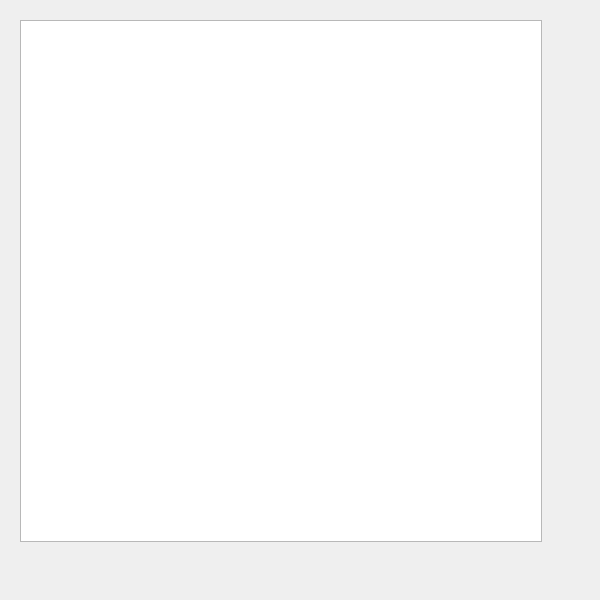
<?xml version="1.0" encoding="UTF-8"?>
<ui version="4.0">
 <class>Widget</class>
 <widget class="QWidget" name="Widget">
  <property name="geometry">
   <rect>
    <x>0</x>
    <y>0</y>
    <width>600</width>
    <height>600</height>
   </rect>
  </property>
  <property name="windowTitle">
   <string>Widget</string>
  </property>
  <widget class="QGraphicsView" name="graphicsView">
   <property name="geometry">
    <rect>
     <x>20</x>
     <y>20</y>
     <width>522</width>
     <height>522</height>
    </rect>
   </property>
  </widget>
 </widget>
 <resources/>
 <connections/>
</ui>
